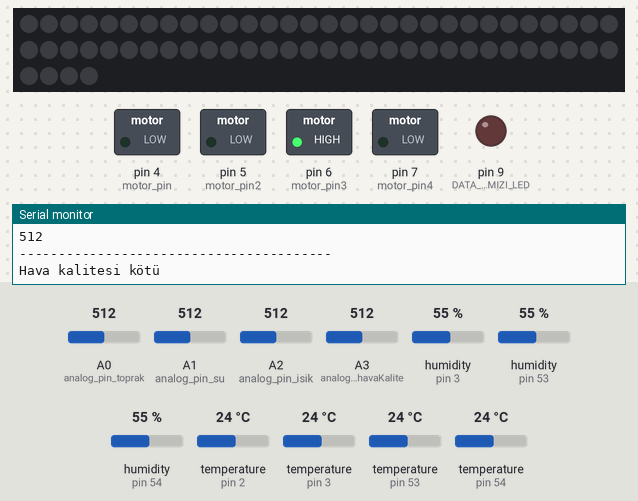
The sketch below on a simulated Arduino Uno, built with avr-gcc and run on an emulated ATmega328P. On the bench: 64 RGB LEDs in strip order, left to right, continuing on the next row, switched loads named in the sketch (green lamp = pin HIGH), output pins drawn as LEDs (lit = HIGH), the last lines printed to the serial monitor. The inputs (shaded band) are chosen by the test bench; at power-on: A2 (analog_pin_isik) = 512, A0 (analog_pin_toprak) = 512, A3 (analog_pin_havaKalite) = 512, A1 (analog_pin_su) = 512, humidity (sensors on pin 3, pin 53, pin 54) 55 %, temperature (sensors on pin 2, pin 3, pin 53, pin 54) 24 °C. Dim RGB values are drawn brighter than linear.

Above: at 2.4 s.
2.5 s: A2 (analog_pin_isik) set to 582
6.8 s: A2 (analog_pin_isik) set to 612
At 10.1 s:
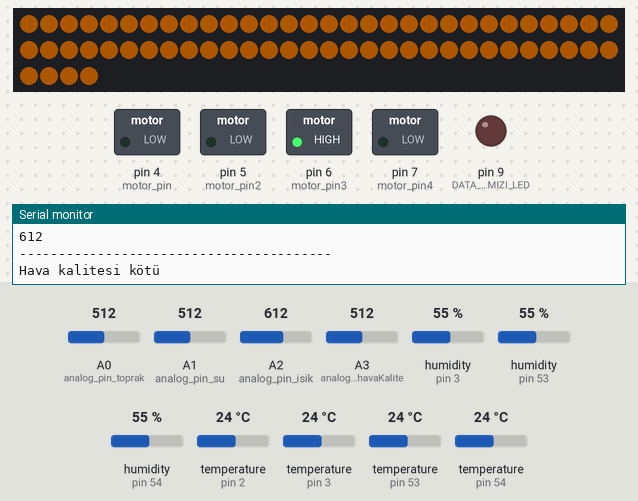
10.9 s: A0 (analog_pin_toprak) set to 524
At 14.3 s:
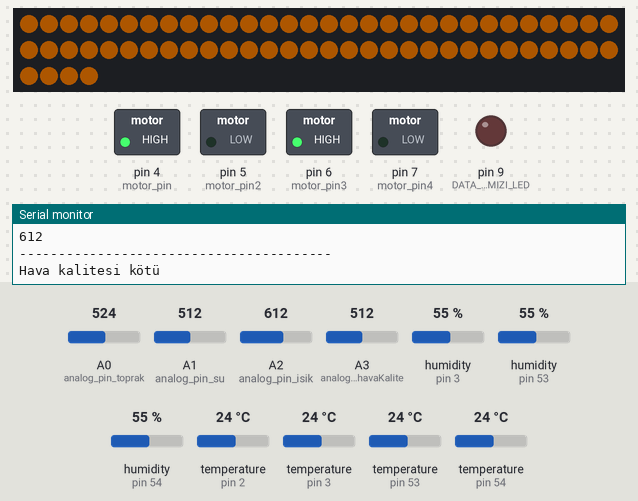
14.7 s: A3 (analog_pin_havaKalite) set to 411
18.2 s: A3 (analog_pin_havaKalite) set to 387
At 21.6 s:
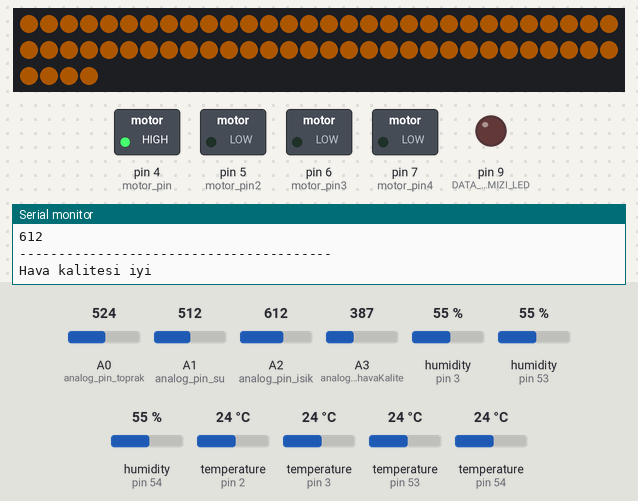
22.3 s: A0 (analog_pin_toprak) set to 306
At 25.8 s:
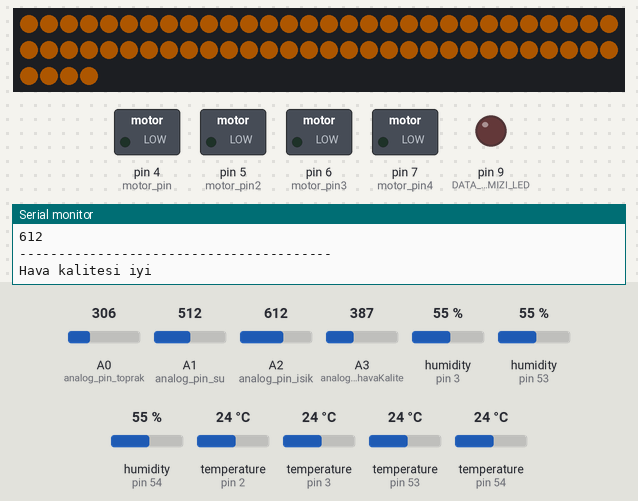
Timing chart, 0 to 27.1 s (numbered marks = the images above; inputs shaded):
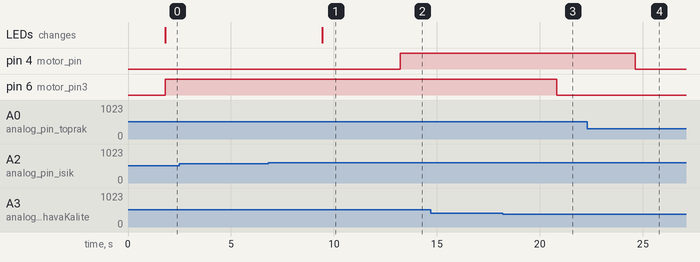

Measured:
- the behaviour switches between 600 and 601 on A2 (analog_pin_isik) (found by bisection; images 0 and 1)
- the behaviour switches between 512 and 513 on A0 (analog_pin_toprak) (found by bisection; images 1 and 2)
- the behaviour switches between 400 and 399 on A3 (analog_pin_havaKalite) (found by bisection; images 2 and 3)
- after the input at 6.8 s, the LEDs: change after 2.6 s (image 1)
- after the input at 10.9 s, pin 4 (motor_pin): LOW → HIGH after 2.3 s
- after the input at 18.2 s, pin 6 (motor_pin3): HIGH → LOW after 2.6 s
- after the input at 22.3 s, pin 4 (motor_pin): HIGH → LOW after 2.3 s

The sketch:

ArduinoKodu.ino
```cpp
#include <SoftwareSerial.h>
#include <OneWire.h>
#include <DallasTemperature.h>
#include "DHT.h"
#include <ArduinoJson.h>
#include <FastLED.h>


const byte rxPin = 10;
const byte txPin = 11;
SoftwareSerial esp (rxPin, txPin);

#define ONE_WIRE_BUS 2
#define DHTPIN 3
#define DHTTYPE DHT11
#define DATA_PIN_LED 8
#define NUM_LEDS 64
#define DATA_PIN_KIRMIZI_LED 9
#define motor_pin 4
#define motor_pin2 5
#define motor_pin3 6
#define motor_pin4 7

CRGB leds[NUM_LEDS];

OneWire oneWire(ONE_WIRE_BUS);

DallasTemperature sensors(&oneWire);

DHT dht(DHTPIN, DHTTYPE);

char gonderilen[30];


const int analog_pin_toprak = A0;
String toprak_nem;

const int analog_pin_su = A1;
String su_seviye;


const int analog_pin_isik = A2;
String isik_deger;


const int analog_pin_havaKalite = A3;
String hava_kalitesi;


float toprak_sicaklik;
float hava_nem;
float hava_sicaklik;

String values;

void setup(void)
{
 Serial.begin(115200);
 sensors.begin();
 dht.begin();
 esp.begin(115200);
 pinMode(analog_pin_havaKalite,INPUT);
 pinMode(DATA_PIN_KIRMIZI_LED,OUTPUT);
 FastLED.addLeds<WS2812B, DATA_PIN_LED, GRB>(leds, NUM_LEDS);
 FastLED.setBrightness(50);
 pinMode(motor_pin,OUTPUT);
 pinMode(motor_pin2,OUTPUT);
 pinMode(motor_pin3,OUTPUT);
 pinMode(motor_pin4,OUTPUT);
 delay(1000);
}
void loop(void)
{

  Serial.println("----------------------------------------");
  su_seviye = analogRead(analog_pin_su);
  Serial.println("Su seviyesi:");
  Serial.println(su_seviye);

  hava_nem = dht.readHumidity();
  Serial.println("hava nemi:");
  Serial.println(hava_nem);
  hava_sicaklik = dht.readTemperature();
  Serial.println("hava sicakligi:");
  Serial.println(hava_sicaklik);

  toprak_nem = analogRead(analog_pin_toprak);
  Serial.println("Toprak nemi:");
  Serial.println(toprak_nem);

  sensors.requestTemperatures();
  toprak_sicaklik = sensors.getTempCByIndex(0);
  Serial.println("Toprak sicakligi:");
  Serial.println(toprak_sicaklik);

  hava_kalitesi = analogRead(analog_pin_havaKalite);
  Serial.println("hava kalitesi değeri: ");
  Serial.println(hava_kalitesi);

  isik_deger = analogRead(analog_pin_isik);
  Serial.println("Isik değeri: ");
  Serial.println(isik_deger);
  Serial.println("----------------------------------------");
  if(toprak_nem.toFloat() > 512 && su_seviye.toFloat() > 10){
    digitalWrite(motor_pin,HIGH);
    digitalWrite(motor_pin2,LOW);
  }else{
    digitalWrite(motor_pin,LOW);
    digitalWrite(motor_pin2,LOW);
  }
  if(hava_kalitesi.toFloat() < 400){
    digitalWrite(motor_pin3,LOW);
    digitalWrite(motor_pin4,LOW);
    Serial.print("Hava kalitesi iyi");
    Serial.print("\n");
  }
  else{
    digitalWrite(motor_pin3,HIGH);
    digitalWrite(motor_pin4,LOW);
    Serial.print("Hava kalitesi kötü");
    Serial.print("\n");
  }

  if(hava_sicaklik < 21){
    digitalWrite(8,HIGH);
  }else{
    digitalWrite(8,LOW);
  }

  if(isik_deger.toFloat() > 600){
    for(int i = 0;i<64;i++){
        leds[i].setRGB(255, 128, 0);

    }
    FastLED.show();
  }else{
     for(int i = 0;i<64;i++){
        leds[i].setRGB(0, 0, 0);

    }
    FastLED.show();
  }


  String sensor_degerleri=toprak_nem+','+su_seviye+','+toprak_sicaklik+','+hava_sicaklik+','+hava_nem+','+hava_kalitesi+','+isik_deger+'|*';

  sensor_degerleri.toCharArray(gonderilen,32);
  for (int i=0;i<sensor_degerleri.length();i++)
  {
    esp.write(gonderilen[i]);
  }


  delay(3000);
}
```
